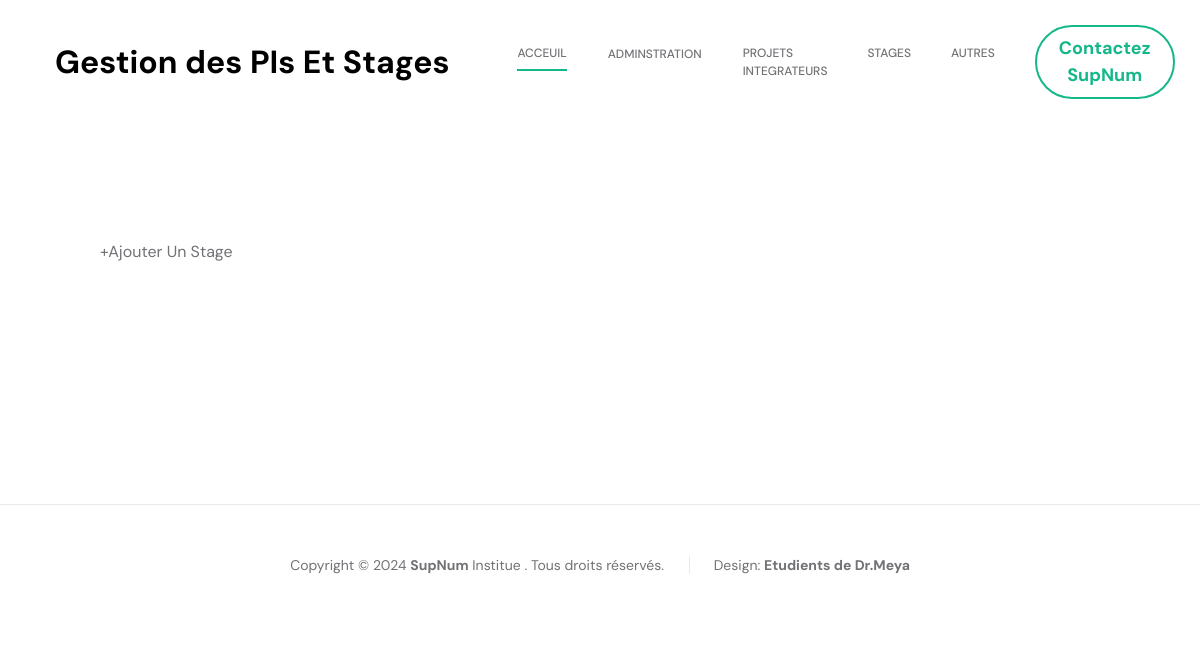
/admin/stage.php (signed in), run on an earlier commit of the app's database.
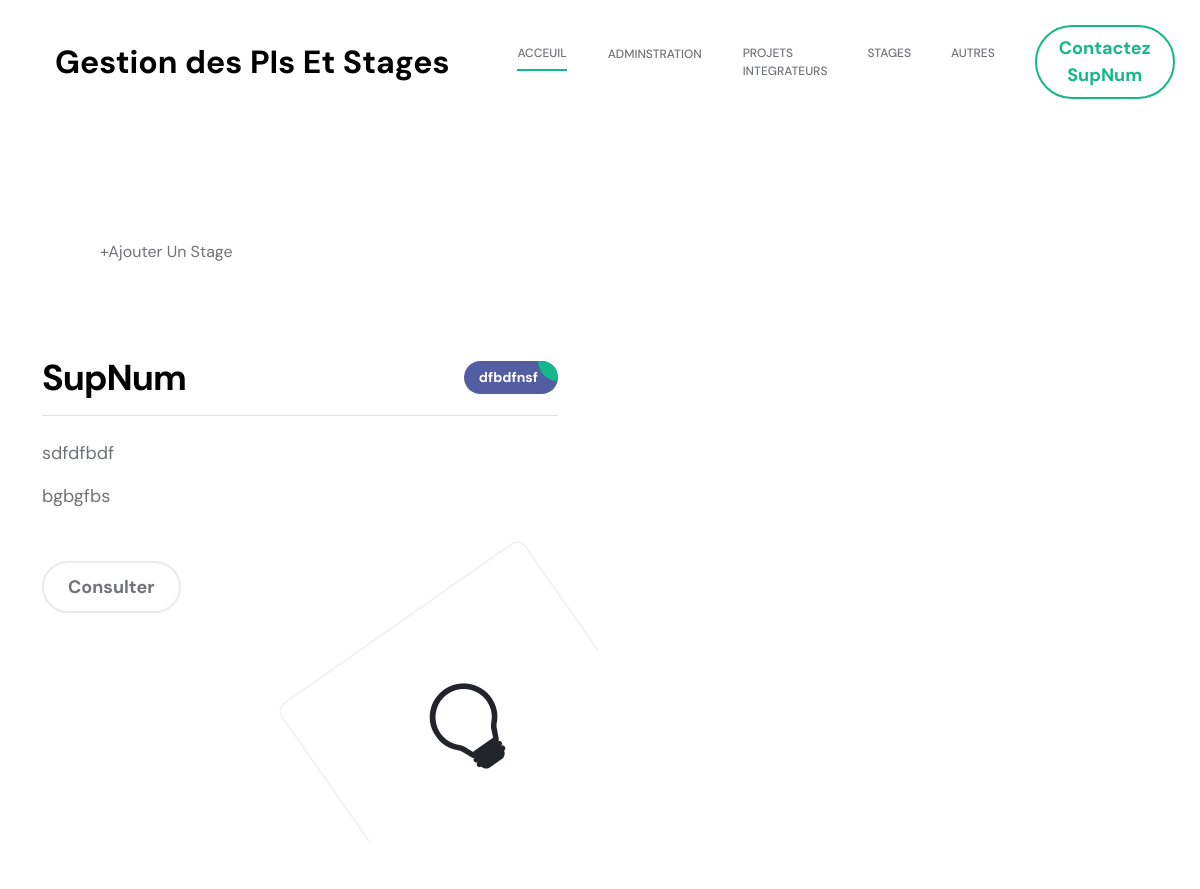
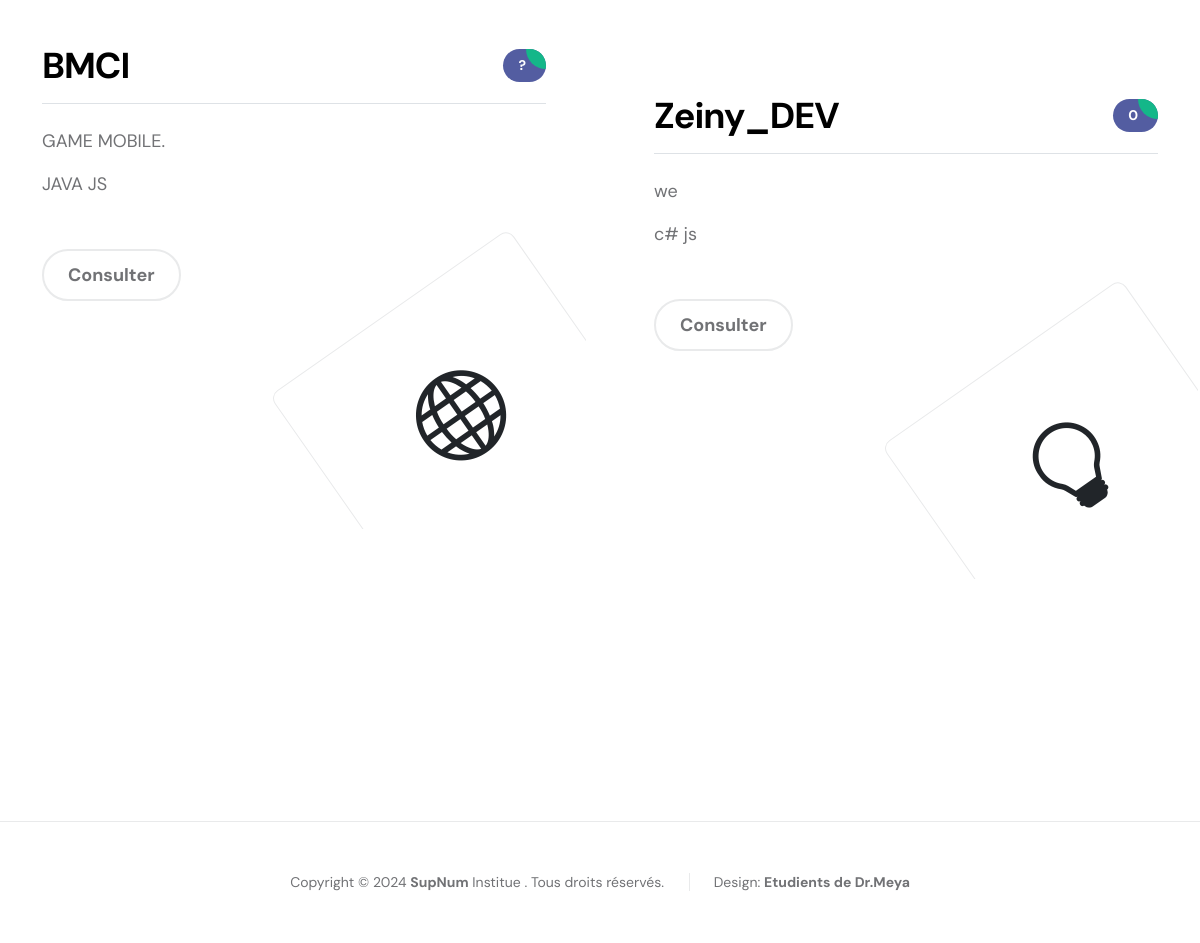
And on a later commit of the database (2 pictures, top to bottom).
### tables this page shows
CREATE TABLE `internships` (
  `id` int(11) NOT NULL,
  `company_name` varchar(255) NOT NULL,
  `contact` varchar(255) NOT NULL,
  `address` varchar(255) NOT NULL,
  `internship_subject` varchar(255) NOT NULL,
  `field` varchar(255) NOT NULL,
  `description` text NOT NULL,
  `duration` varchar(255) NOT NULL,
  `technologies` varchar(255) NOT NULL,
  `remuneration` varchar(255) NOT NULL,
  `deliverables` varchar(255) NOT NULL,
  `num_interns` int(11) NOT NULL,
  `applicant_comment` varchar(255) NOT NULL,
  `comments` text NOT NULL
);

### admin/stage.php (the view, shortened to what this page needs)
<?php
if (strlen($_SESSION['admin']==0)) {
  header('location: ../logout.php');
  } else{
?>
<!doctype html>
<html lang="en">
<head>
    <link href="css/bootstrap.min.css" rel="stylesheet">
    <link href="css/bootstrap-icons.css" rel="stylesheet">
    <link href="css/magnific-popup.css" rel="stylesheet">
    <link href="css/templatemo-first-portfolio-style.css" rel="stylesheet">
</head>
<body>
<?php include"nav.php" ?>
        <section class="about section-padding" id="section_2">
                    <section class="about section-padding" id="section_2">
            <a class="test" href="../stage/t.php" >+Ajouter Un Stage</a>
<?php
  	$conn = new mysqli("localhost","root","","p_i");
$sql_1 = "SELECT * FROM `internships`";
$result = mysqli_query($conn, $sql_1);
while ($row = mysqli_fetch_assoc($result)) {
    $id = $row['id'];
    if ($id % 2 == 0) {
?>
<div class="row pt-lg-5">
                            <div class="col-lg-6 col-12">
                                <div class="services-thumb">
                                    <div class="d-flex flex-wrap align-items-center border-bottom mb-4 pb-3">
                                        <h3 class="mb-0"><?php echo $row["company_name"]; ?></h3>
                                        <div class="services-price-wrap ms-auto">
                                            <p class="services-price-text mb-0"><?php echo $row["deliverables"]; ?></p>
                                            <div class="services-price-overlay"></div>
                                        </div>
                                    </div>
                                    <p><?php echo $row["description"]; ?>.</p>
                                    <p><?php echo $row["technologies"]; ?></p>
<br><br>
                                    <a href="#" class="custom-btn custom-border-btn">Consulter</a>
                                    <div class="services-icon-wrap d-flex justify-content-center align-items-center">
                                        <i class="services-icon bi-globe"></i>
                                    </div>
                                </div>
                            </div>
<?php
    } else {
?>
<div class="col-lg-6 col-12">
                                <div class="services-thumb services-thumb-up">
                                    <div class="d-flex flex-wrap align-items-center border-bottom mb-4 pb-3">
                                        <h3 class="mb-0"><?php echo $row["company_name"]; ?></h3>
                                        <div class="services-price-wrap ms-auto">
                                            <p class="services-price-text mb-0"><?php echo $row["deliverables"]; ?></p>
                                            <div class="services-price-overlay"></div>
                                        </div>
                                    </div>
                                    <p><?php echo $row["description"]; ?></p>
                                    <p><?php echo $row["technologies"]; ?></p>
                                    <br><br>
                                    <a href="#" class="custom-btn custom-border-btn">Consulter</a>
                                    <div class="services-icon-wrap d-flex justify-content-center align-items-center">
                                        <i class="services-icon bi-lightbulb"></i>
                                    </div>
                                </div>
                            </div>
</div>
<?php
    }
}
?>
        </section>
        </section>
    <footer class="site-footer">
        <div class="container">
            <div class="row">
                <div class="col-lg-12 col-12">
                    <div class="copyright-text-wrap">
                        <p class="mb-0">
                            <span class="copyright-text">Copyright © 2024  <a href="supnum.mr">SupNum</a> Institue .  Tous droits réservés.</span>
                            Design:
                            <a rel="sponsored" href="https://templatemo.com" target="_blank"> Etudients de Dr.Meya</a>
                        </p>
                    </div>
                </div>
            </div>
        </div>
    </footer>
</body>
</html>
<?php } ?>

### admin/nav.php (shortened to what this page needs)
<!doctype html>
<html lang="en">
    <head>
        <link href="css/bootstrap.min.css" rel="stylesheet">
        <link href="css/bootstrap-icons.css" rel="stylesheet">
        <link href="css/magnific-popup.css" rel="stylesheet">
        <link href="css/templatemo-first-portfolio-style.css" rel="stylesheet">
    </head>
    <body>
        <nav class="navbar navbar-expand-lg">
        <div class="container">
            <a href="#" class="navbar-brand mx-auto mx-lg-0">Gestion des PIs Et Stages</a>
            <div class="collapse navbar-collapse" id="navbarNav">
                <ul class="navbar-nav ms-lg-5">
                    <li class="nav-item ">
                        <a class="nav-link click-scroll" href="index.php">Acceuil</a>
                    <li class="nav-item ">
                        <div class="dropdown ">
                            <button class="btn adm nav-link" type="button" data-bs-toggle="dropdown" aria-expanded="false">
                                adminstration
                            </button>
                          </div>
                    </li>
                    <li class="nav-item">
                        <a class="nav-link click-scroll" href="indexGET.php">Projets Integrateurs  </a>
                    </li>
                    <li class="nav-item">
                        <a class="nav-link click-scroll" href="stage.php">Stages  </a>
                    </li>
                    <li class="nav-item">
                        <a class="nav-link click-scroll" href="index.php">Autres</a>
                    </li>
                </ul>
                <div class="d-lg-flex align-items-center d-none ms-auto">
                    <a class="custom-btn btn" href="index.php">
                        Contactez SupNum
                    </a>
                </div>
            </div>
        </div>
    </nav>
    </body>
</html>

### css/templatemo-first-portfolio-style.css (style rules this page uses)
:root { --white-color: #ffffff; --primary-color: #535da1; --secondary-color: #14B789; --section-bg-color: #f9f9f9; --dark-color: #000000; --p-color: #717275; --border-color: #e9eaeb; --featured-border-color: #727aab; --body-font-family: 'DM Sans', sans-serif; --h1-font-size: 62px; --h2-font-size: 48px; --h3-font-size: 36px; --h4-font-size: 32px; --h5-font-size: 24px; --h6-font-size: 22px; --p-font-size: 18px; --menu-font-size: 12px; --copyright-font-size: 14px; --border-radius-large: 100px; --border-radius-medium: 20px; --border-radius-small: 10px; --font-weight-normal: 400; --font-weight-medium: 500; --font-weight-bold: 700; }
body { background: var(--white-color); font-family: var(--body-font-family); }
h2, h3, h4, h5, h6 { color: var(--dark-color); }
h1, h2, h3, h4, h5, h6 { font-weight: var(--font-weight-bold); letter-spacing: -1px; }
h3 { font-size: var(--h3-font-size); }
p { color: var(--p-color); font-size: var(--p-font-size); font-weight: var(--font-weight-normal); }
ul li { color: var(--p-color); font-size: var(--p-font-size); font-weight: var(--font-weight-normal); }
a, button { touch-action: manipulation; transition: all 0.3s; }
a { color: var(--p-color); text-decoration: none; }
.section-padding { padding-top: 120px; padding-bottom: 120px; }
.custom-btn, .navbar .custom-btn { font-size: var(--p-font-size); font-weight: var(--font-weight-bold); }
.navbar .custom-btn { background: transparent; border-width: 2px; border-style: solid; border-color: var(--white-color); color: var(--white-color); padding: 8px 22px; }
.custom-btn { background: var(--secondary-color); border-radius: var(--border-radius-large); color: var(--white-color); font-weight: var(--font-weight-bold); padding: 12px 24px; }
.custom-border-btn { background: transparent; border: 2px solid var(--border-color); color: var(--p-color); }
.navbar { background: transparent; position: absolute; z-index: 9; right: 0; left: 0; transition: all 0.3s; padding-top: 15px; padding-bottom: 0; }
.navbar .container { border-radius: var(--border-radius-small); padding: 10px 25px; }
.navbar-brand { font-size: var(--h4-font-size); font-weight: var(--font-weight-bold); }
.navbar-brand, .navbar-brand:hover { color: var(--white-color); }
.navbar-expand-lg .navbar-nav .nav-link { padding-right: 0; padding-left: 0; margin-right: 20px; margin-left: 20px; }
.navbar-nav .nav-link { display: inline-block; color: var(--section-bg-color); font-size: var(--menu-font-size); font-weight: var(--font-weight-medium); text-transform: uppercase; position: relative; padding-top: 15px; padding-bottom: 15px; }
.navbar-nav .nav-link::after { content: ""; background: transparent; position: absolute; bottom: 6px; right: 0; left: 0; width: 100%; height: 2px; }
.navbar-nav .nav-link.active::after, .navbar-nav .nav-link:hover::after { background: var(--secondary-color); }
.navbar-nav .nav-link.active, .navbar-nav .nav-link:hover { color: var(--secondary-color); }
.services-thumb { background: var(--white-color); border: 2px solid transparent; border-radius: var(--border-radius-medium); position: relative; overflow: hidden; margin-bottom: 24px; padding: 40px 40px 240px 40px; transition: all 0.5s; }
.services-thumb-up { position: relative; bottom: 50px; margin-bottom: -50px; }
.services-icon-wrap { border: 1px solid var(--border-color); border-radius: var(--border-radius-small); position: absolute; bottom: 0; right: 0; width: 50%; height: 55%; transform: rotate(-35deg) translateY(55px); transition: all ease 0.5s; }
.services-icon { font-size: 90px; position: relative; bottom: 15px; }
.services-price-wrap { background: var(--primary-color); border-radius: var(--border-radius-medium); position: relative; overflow: hidden; padding: 6px 20px 6px 15px; transition: all ease 0.5s; }
.services-price-text { color: var(--white-color); font-size: var(--copyright-font-size); font-weight: var(--font-weight-bold); }
.services-price-overlay { background: var(--secondary-color); border-bottom-left-radius: 100%; position: absolute; top: 0; right: 0; width: 20px; height: 20px; pointer-events: none; }
.site-footer { border-top: 1px solid var(--border-color); padding-top: 50px; padding-bottom: 50px; text-align: center; }
.copyright-text-wrap p, .copyright-text { font-size: var(--copyright-font-size); }
.copyright-text { border-right: 1px solid var(--border-color); padding-right: 25px; margin-right: 20px; }
.copyright-text-wrap a { font-weight: var(--font-weight-bold); }

What changed in the data, as far as the page shows it:
added internships: company_name "SupNum", deliverables "dfbdfnsf", description "sdfdfbdf", technologies "bgbgfbs"
added internships: company_name "BMCI", deliverables "?", description "GAME MOBILE", technologies "JAVA JS"
added internships: company_name "Zeiny_DEV", deliverables "0", description "we", technologies "c# js"
